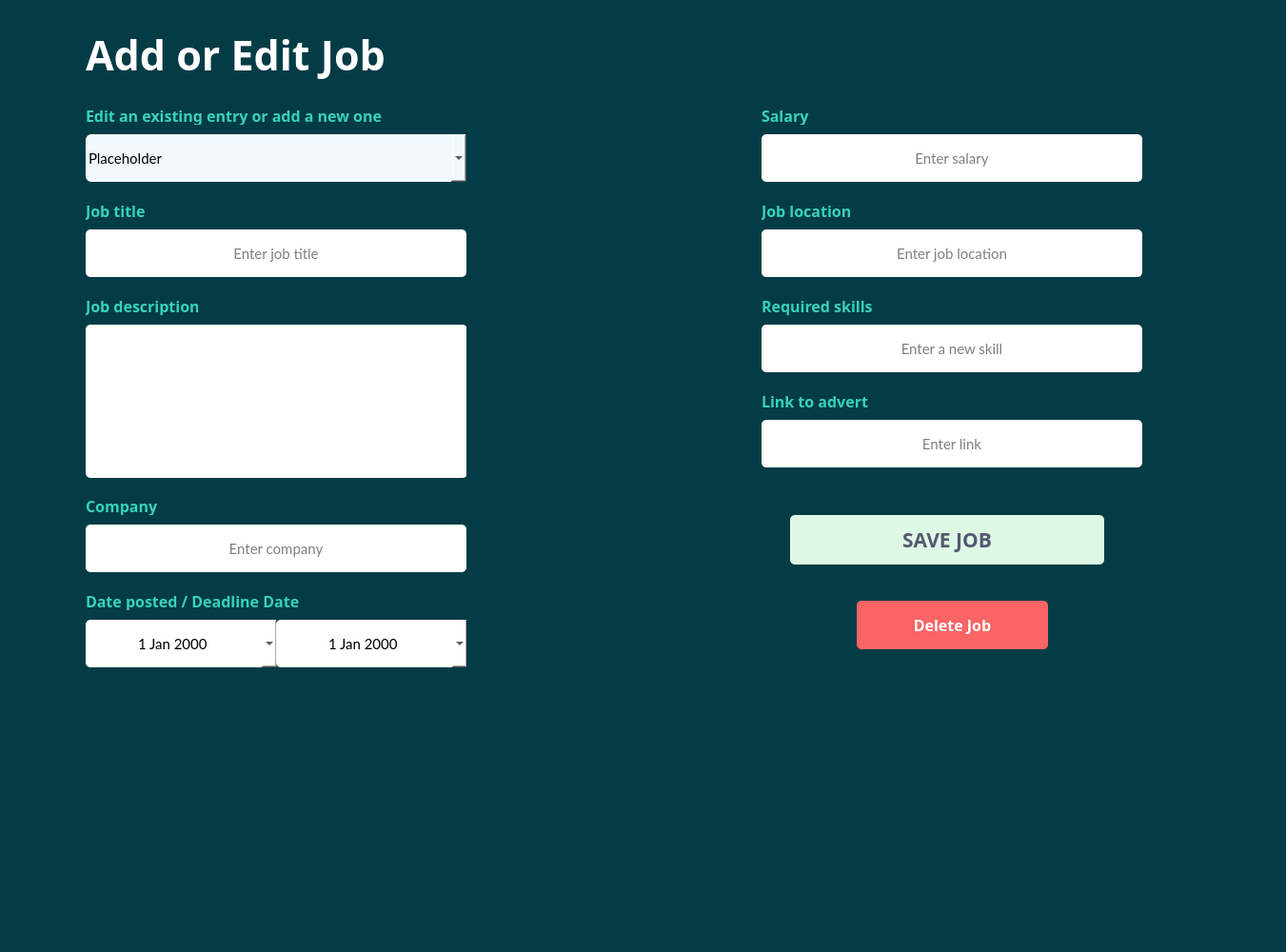
         <widget class="QWidget" name="form_scroll_contents_4">
          <property name="geometry">
           <rect>
            <x>0</x>
            <y>0</y>
            <width>1351</width>
            <height>1000</height>
           </rect>
          </property>
          <property name="minimumSize">
           <size>
            <width>1351</width>
            <height>500</height>
           </size>
          </property>
          <property name="font">
           <font>
            <pointsize>7</pointsize>
           </font>
          </property>
          <property name="styleSheet">
           <string notr="true">background-color: rgb(4, 60, 70);
border-color: rgb(4, 60, 70);
border-radius: 30px; 
border: 2px;</string>
          </property>
          <layout class="QGridLayout" name="gridLayout_3">
           <property name="topMargin">
            <number>20</number>
           </property>
           <item row="1" column="2">
            <widget class="QFrame" name="form_frame_right_3">
             <property name="sizePolicy">
              <sizepolicy hsizetype="Fixed" vsizetype="Fixed">
               <horstretch>0</horstretch>
               <verstretch>0</verstretch>
              </sizepolicy>
             </property>
             <property name="minimumSize">
              <size>
               <width>550</width>
               <height>880</height>
              </size>
             </property>
             <property name="styleSheet">
              <string notr="true"/>
             </property>
             <property name="frameShape">
              <enum>QFrame::StyledPanel</enum>
             </property>
             <property name="frameShadow">
              <enum>QFrame::Raised</enum>
             </property>
             <widget class="QLineEdit" name="edit_salary_2">
              <property name="geometry">
               <rect>
                <x>90</x>
                <y>40</y>
                <width>400</width>
                <height>50</height>
               </rect>
              </property>
              <property name="sizePolicy">
               <sizepolicy hsizetype="Fixed" vsizetype="Fixed">
                <horstretch>0</horstretch>
                <verstretch>0</verstretch>
               </sizepolicy>
              </property>
              <property name="minimumSize">
               <size>
                <width>400</width>
                <height>50</height>
               </size>
              </property>
              <property name="font">
               <font>
                <family>Lato</family>
                <pointsize>11</pointsize>
                <weight>50</weight>
                <italic>false</italic>
                <bold>false</bold>
               </font>
              </property>
              <property name="styleSheet">
               <string notr="true">background-color: rgb(255, 255, 255);
font: 11pt &quot;Lato&quot;;
border-color: rgb(255, 255, 255);
border-radius: 5px; 
border: 2px;</string>
              </property>
              <property name="text">
               <string/>
              </property>
              <property name="echoMode">
               <enum>QLineEdit::Normal</enum>
              </property>
              <property name="cursorPosition">
               <number>0</number>
              </property>
              <property name="alignment">
               <set>Qt::AlignCenter</set>
              </property>
              <property name="placeholderText">
               <string>Enter salary</string>
              </property>
              <property name="clearButtonEnabled">
               <bool>true</bool>
              </property>
             </widget>
             <widget class="QLabel" name="lbl_salary_2">
              <property name="geometry">
               <rect>
                <x>90</x>
                <y>10</y>
                <width>142</width>
                <height>20</height>
               </rect>
              </property>
              <property name="sizePolicy">
               <sizepolicy hsizetype="Fixed" vsizetype="Fixed">
                <horstretch>0</horstretch>
                <verstretch>0</verstretch>
               </sizepolicy>
              </property>
              <property name="font">
               <font>
                <family>IBM Plex Sans</family>
                <pointsize>12</pointsize>
                <weight>75</weight>
                <bold>true</bold>
               </font>
              </property>
              <property name="styleSheet">
               <string notr="true">color: rgb(54, 210, 189);</string>
              </property>
              <property name="text">
               <string>Salary</string>
              </property>
             </widget>
             <widget class="QLineEdit" name="edit_location_4">
              <property name="geometry">
               <rect>
                <x>90</x>
                <y>140</y>
                <width>400</width>
                <height>50</height>
               </rect>
              </property>
              <property name="sizePolicy">
               <sizepolicy hsizetype="Fixed" vsizetype="Fixed">
                <horstretch>0</horstretch>
                <verstretch>0</verstretch>
               </sizepolicy>
              </property>
              <property name="minimumSize">
               <size>
                <width>400</width>
                <height>50</height>
               </size>
              </property>
              <property name="font">
               <font>
                <family>Lato</family>
                <pointsize>11</pointsize>
                <weight>50</weight>
                <italic>false</italic>
                <bold>false</bold>
               </font>
              </property>
              <property name="styleSheet">
               <string notr="true">background-color: rgb(255, 255, 255);
font: 11pt &quot;Lato&quot;;
border-color: rgb(255, 255, 255);
border-radius: 5px; 
border: 2px;</string>
              </property>
              <property name="text">
               <string/>
              </property>
              <property name="echoMode">
               <enum>QLineEdit::Normal</enum>
              </property>
              <property name="cursorPosition">
               <number>0</number>
              </property>
              <property name="alignment">
               <set>Qt::AlignCenter</set>
              </property>
              <property name="placeholderText">
               <string>Enter job location</string>
              </property>
              <property name="clearButtonEnabled">
               <bool>true</bool>
              </property>
             </widget>
             <widget class="QLabel" name="lbl_job_loc_2">
              <property name="geometry">
               <rect>
                <x>90</x>
                <y>110</y>
                <width>142</width>
                <height>20</height>
               </rect>
              </property>
              <property name="sizePolicy">
               <sizepolicy hsizetype="Fixed" vsizetype="Fixed">
                <horstretch>0</horstretch>
                <verstretch>0</verstretch>
               </sizepolicy>
              </property>
              <property name="font">
               <font>
                <family>IBM Plex Sans</family>
                <pointsize>12</pointsize>
                <weight>75</weight>
                <bold>true</bold>
               </font>
              </property>
              <property name="styleSheet">
               <string notr="true">color: rgb(54, 210, 189);</string>
              </property>
              <property name="text">
               <string>Job location</string>
              </property>
             </widget>
             <widget class="QLabel" name="lbl_skills_2">
              <property name="geometry">
               <rect>
                <x>90</x>
                <y>210</y>
                <width>142</width>
                <height>20</height>
               </rect>
              </property>
              <property name="sizePolicy">
               <sizepolicy hsizetype="Fixed" vsizetype="Fixed">
                <horstretch>0</horstretch>
                <verstretch>0</verstretch>
               </sizepolicy>
              </property>
              <property name="font">
               <font>
                <family>IBM Plex Sans</family>
                <pointsize>12</pointsize>
                <weight>75</weight>
                <bold>true</bold>
               </font>
              </property>
              <property name="styleSheet">
               <string notr="true">color: rgb(54, 210, 189);</string>
              </property>
              <property name="text">
               <string>Required skills</string>
              </property>
             </widget>
             <widget class="QLineEdit" name="edit_skill_2">
              <property name="geometry">
               <rect>
                <x>90</x>
                <y>240</y>
                <width>400</width>
                <height>50</height>
               </rect>
              </property>
              <property name="sizePolicy">
               <sizepolicy hsizetype="Fixed" vsizetype="Fixed">
                <horstretch>0</horstretch>
                <verstretch>0</verstretch>
               </sizepolicy>
              </property>
              <property name="minimumSize">
               <size>
                <width>400</width>
                <height>50</height>
               </size>
              </property>
              <property name="font">
               <font>
                <family>Lato</family>
                <pointsize>11</pointsize>
                <weight>50</weight>
                <italic>false</italic>
                <bold>false</bold>
               </font>
              </property>
              <property name="styleSheet">
               <string notr="true">background-color: rgb(255, 255, 255);
font: 11pt &quot;Lato&quot;;
border-color: rgb(255, 255, 255);
border-radius: 5px; 
border: 2px;</string>
              </property>
              <property name="text">
               <string/>
              </property>
              <property name="echoMode">
               <enum>QLineEdit::Normal</enum>
              </property>
              <property name="cursorPosition">
               <number>0</number>
              </property>
              <property name="alignment">
               <set>Qt::AlignCenter</set>
              </property>
              <property name="placeholderText">
               <string>Enter a new skill</string>
              </property>
              <property name="clearButtonEnabled">
               <bool>true</bool>
              </property>
             </widget>
             <widget class="QPushButton" name="btn_save_job">
              <property name="geometry">
               <rect>
                <x>120</x>
                <y>440</y>
                <width>330</width>
                <height>52</height>
               </rect>
              </property>
              <property name="sizePolicy">
               <sizepolicy hsizetype="Fixed" vsizetype="Fixed">
                <horstretch>0</horstretch>
                <verstretch>0</verstretch>
               </sizepolicy>
              </property>
              <property name="font">
               <font>
                <family>IBM Plex Sans</family>
                <pointsize>16</pointsize>
                <weight>75</weight>
                <bold>true</bold>
               </font>
              </property>
              <property name="styleSheet">
               <string notr="true">color: rgb(84, 88, 113);
border-radius: 5px; 
border: 2px;
background-color: rgb(221, 249, 229);
border-color: rgb(221, 249, 229);</string>
              </property>
              <property name="text">
               <string>SAVE JOB</string>
              </property>
             </widget>
             <widget class="QLineEdit" name="edit_advert_link">
              <property name="geometry">
               <rect>
                <x>90</x>
                <y>340</y>
                <width>400</width>
                <height>50</height>
               </rect>
              </property>
              <property name="sizePolicy">
               <sizepolicy hsizetype="Fixed" vsizetype="Fixed">
                <horstretch>0</horstretch>
                <verstretch>0</verstretch>
               </sizepolicy>
              </property>
              <property name="minimumSize">
               <size>
                <width>400</width>
                <height>50</height>
               </size>
              </property>
              <property name="font">
               <font>
                <family>Lato</family>
                <pointsize>11</pointsize>
                <weight>50</weight>
                <italic>false</italic>
                <bold>false</bold>
               </font>
              </property>
              <property name="styleSheet">
               <string notr="true">background-color: rgb(255, 255, 255);
font: 11pt &quot;Lato&quot;;
border-color: rgb(255, 255, 255);
border-radius: 5px; 
border: 2px;</string>
              </property>
              <property name="text">
               <string/>
              </property>
              <property name="echoMode">
               <enum>QLineEdit::Normal</enum>
              </property>
              <property name="cursorPosition">
               <number>0</number>
              </property>
              <property name="alignment">
               <set>Qt::AlignCenter</set>
              </property>
              <property name="placeholderText">
               <string>Enter link</string>
              </property>
              <property name="clearButtonEnabled">
               <bool>true</bool>
              </property>
             </widget>
             <widget class="QLabel" name="lbl_advert_link">
              <property name="geometry">
               <rect>
                <x>90</x>
                <y>310</y>
                <width>171</width>
                <height>20</height>
               </rect>
              </property>
              <property name="sizePolicy">
               <sizepolicy hsizetype="Fixed" vsizetype="Fixed">
                <horstretch>0</horstretch>
                <verstretch>0</verstretch>
               </sizepolicy>
              </property>
              <property name="font">
               <font>
                <family>IBM Plex Sans</family>
                <pointsize>12</pointsize>
                <weight>75</weight>
                <bold>true</bold>
               </font>
              </property>
              <property name="styleSheet">
               <string notr="true">color: rgb(54, 210, 189);</string>
              </property>
              <property name="text">
               <string>Link to advert</string>
              </property>
             </widget>
             <widget class="QPushButton" name="delete_job">
              <property name="geometry">
               <rect>
                <x>190</x>
                <y>530</y>
                <width>201</width>
                <height>51</height>
               </rect>
              </property>
              <property name="font">
               <font>
                <family>IBM Plex Sans</family>
                <pointsize>12</pointsize>
                <weight>75</weight>
                <bold>true</bold>
               </font>
              </property>
              <property name="styleSheet">
               <string notr="true">background-color: rgb(249, 100, 100);
border-color: rgb(249, 100, 100);
color: rgb(255, 255, 255);
border-radius: 5px; 
border: 2px;</string>
              </property>
              <property name="text">
               <string>Delete Job</string>
              </property>
              <property name="flat">
               <bool>true</bool>
              </property>
             </widget>
            </widget>
           </item>
           <item row="1" column="0">
            <widget class="QFrame" name="form_frame_left_3">
             <property name="sizePolicy">
              <sizepolicy hsizetype="Fixed" vsizetype="Fixed">
               <horstretch>0</horstretch>
               <verstretch>0</verstretch>
              </sizepolicy>
             </property>
             <property name="minimumSize">
              <size>
               <width>400</width>
               <height>880</height>
              </size>
             </property>
             <property name="styleSheet">
              <string notr="true"/>
             </property>
             <property name="frameShape">
              <enum>QFrame::StyledPanel</enum>
             </property>
             <property name="frameShadow">
              <enum>QFrame::Raised</enum>
             </property>
             <widget class="QLabel" name="lbl_job_title_2">
              <property name="geometry">
               <rect>
                <x>0</x>
                <y>110</y>
                <width>171</width>
                <height>20</height>
               </rect>
              </property>
              <property name="sizePolicy">
               <sizepolicy hsizetype="Fixed" vsizetype="Fixed">
                <horstretch>0</horstretch>
                <verstretch>0</verstretch>
               </sizepolicy>
              </property>
              <property name="font">
               <font>
                <family>IBM Plex Sans</family>
                <pointsize>12</pointsize>
                <weight>75</weight>
                <bold>true</bold>
               </font>
              </property>
              <property name="styleSheet">
               <string notr="true">color: rgb(54, 210, 189);</string>
              </property>
              <property name="text">
               <string>Job title</string>
              </property>
             </widget>
             <widget class="QLineEdit" name="edit_job_title_2">
              <property name="geometry">
               <rect>
                <x>0</x>
                <y>140</y>
                <width>400</width>
                <height>50</height>
               </rect>
              </property>
              <property name="sizePolicy">
               <sizepolicy hsizetype="Fixed" vsizetype="Fixed">
                <horstretch>0</horstretch>
                <verstretch>0</verstretch>
               </sizepolicy>
              </property>
              <property name="minimumSize">
               <size>
                <width>400</width>
                <height>50</height>
               </size>
              </property>
              <property name="font">
               <font>
                <family>Lato</family>
                <pointsize>11</pointsize>
                <weight>50</weight>
                <italic>false</italic>
                <bold>false</bold>
               </font>
              </property>
              <property name="styleSheet">
               <string notr="true">background-color: rgb(255, 255, 255);
font: 11pt &quot;Lato&quot;;
border-color: rgb(255, 255, 255);
border-radius: 5px; 
border: 2px;</string>
              </property>
              <property name="text">
               <string/>
              </property>
              <property name="echoMode">
               <enum>QLineEdit::Normal</enum>
              </property>
              <property name="cursorPosition">
               <number>0</number>
              </property>
              <property name="alignment">
               <set>Qt::AlignCenter</set>
              </property>
              <property name="placeholderText">
               <string>Enter job title</string>
              </property>
              <property name="clearButtonEnabled">
               <bool>true</bool>
              </property>
             </widget>
             <widget class="QLabel" name="lbl_edit_job_2">
              <property name="geometry">
               <rect>
                <x>0</x>
                <y>10</y>
                <width>391</width>
                <height>20</height>
               </rect>
              </property>
              <property name="sizePolicy">
               <sizepolicy hsizetype="Fixed" vsizetype="Fixed">
                <horstretch>0</horstretch>
                <verstretch>0</verstretch>
               </sizepolicy>
              </property>
              <property name="font">
               <font>
                <family>IBM Plex Sans</family>
                <pointsize>12</pointsize>
                <weight>75</weight>
                <bold>true</bold>
               </font>
              </property>
              <property name="styleSheet">
               <string notr="true">color: rgb(54, 210, 189);</string>
              </property>
              <property name="text">
               <string>Edit an existing entry or add a new one</string>
              </property>
             </widget>
             <widget class="QComboBox" name="edit_job_dropdown_2">
              <property name="geometry">
               <rect>
                <x>0</x>
                <y>40</y>
                <width>400</width>
                <height>50</height>
               </rect>
              </property>
              <property name="sizePolicy">
               <sizepolicy hsizetype="Fixed" vsizetype="Fixed">
                <horstretch>0</horstretch>
                <verstretch>0</verstretch>
               </sizepolicy>
              </property>
              <property name="minimumSize">
               <size>
                <width>400</width>
                <height>50</height>
               </size>
              </property>
              <property name="font">
               <font>
                <family>Lato</family>
                <pointsize>11</pointsize>
               </font>
              </property>
              <property name="styleSheet">
               <string notr="true">background-color: rgb(241, 249, 255);
border-color: rgb(188, 224, 253);
border-radius: 6px;
padding: 3px 3px 3px 3px;</string>
              </property>
              <item>
               <property name="text">
                <string>Placeholder</string>
               </property>
              </item>
              <item>
               <property name="text">
                <string>Placeholder</string>
               </property>
              </item>
              <item>
               <property name="text">
                <string>Placeholder</string>
               </property>
              </item>
             </widget>
             <widget class="QLabel" name="lbl_job_desc_2">
              <property name="geometry">
               <rect>
                <x>0</x>
                <y>210</y>
                <width>118</width>
                <height>20</height>
               </rect>
              </property>
              <property name="sizePolicy">
               <sizepolicy hsizetype="Fixed" vsizetype="Fixed">
                <horstretch>0</horstretch>
                <verstretch>0</verstretch>
               </sizepolicy>
              </property>
              <property name="font">
               <font>
                <family>IBM Plex Sans</family>
                <pointsize>12</pointsize>
                <weight>75</weight>
                <bold>true</bold>
               </font>
              </property>
              <property name="styleSheet">
               <string notr="true">color: rgb(54, 210, 189);</string>
              </property>
              <property name="text">
               <string>Job description</string>
              </property>
             </widget>
             <widget class="QLabel" name="lbl_job_dates_2">
              <property name="geometry">
               <rect>
                <x>0</x>
                <y>520</y>
                <width>231</width>
                <height>20</height>
               </rect>
              </property>
              <property name="sizePolicy">
               <sizepolicy hsizetype="Fixed" vsizetype="Fixed">
                <horstretch>0</horstretch>
                <verstretch>0</verstretch>
               </sizepolicy>
              </property>
              <property name="font">
               <font>
                <family>IBM Plex Sans</family>
                <pointsize>12</pointsize>
                <weight>75</weight>
                <bold>true</bold>
               </font>
              </property>
              <property name="styleSheet">
               <string notr="true">color: rgb(54, 210, 189);</string>
              </property>
              <property name="text">
               <string>Date posted / Deadline Date</string>
              </property>
             </widget>
             <widget class="QDateEdit" name="date_posted">
              <property name="geometry">
               <rect>
                <x>0</x>
                <y>550</y>
                <width>201</width>
                <height>50</height>
               </rect>
              </property>
              <property name="sizePolicy">
               <sizepolicy hsizetype="Fixed" vsizetype="Fixed">
                <horstretch>0</horstretch>
                <verstretch>0</verstretch>
               </sizepolicy>
              </property>
              <property name="font">
               <font>
                <family>Lato</family>
                <pointsize>11</pointsize>
                <weight>50</weight>
                <italic>false</italic>
                <bold>false</bold>
               </font>
              </property>
              <property name="styleSheet">
               <string notr="true">background-color: rgb(255, 255, 255);
font: 11pt &quot;Lato&quot;;
border-color: rgb(255, 255, 255);
border-radius: 5px; 
border: 2px;</string>
              </property>
              <property name="inputMethodHints">
               <set>Qt::ImhDate|Qt::ImhPreferNumbers</set>
              </property>
              <property name="alignment">
               <set>Qt::AlignCenter</set>
              </property>
              <property name="buttonSymbols">
               <enum>QAbstractSpinBox::PlusMinus</enum>
              </property>
              <property name="calendarPopup">
               <bool>true</bool>
              </property>
             </widget>
             <widget class="QDateEdit" name="deadline_date">
              <property name="geometry">
               <rect>
                <x>200</x>
                <y>550</y>
                <width>201</width>
                <height>50</height>
               </rect>
              </property>
              <property name="sizePolicy">
               <sizepolicy hsizetype="Fixed" vsizetype="Fixed">
                <horstretch>0</horstretch>
                <verstretch>0</verstretch>
               </sizepolicy>
              </property>
              <property name="font">
               <font>
                <family>Lato</family>
                <pointsize>11</pointsize>
                <weight>50</weight>
                <italic>false</italic>
                <bold>false</bold>
               </font>
              </property>
              <property name="styleSheet">
               <string notr="true">background-color: rgb(255, 255, 255);
font: 11pt &quot;Lato&quot;;
border-color: rgb(255, 255, 255);
border-radius: 5px; 
border: 2px;</string>
              </property>
              <property name="inputMethodHints">
               <set>Qt::ImhDate|Qt::ImhPreferNumbers</set>
              </property>
              <property name="alignment">
               <set>Qt::AlignCenter</set>
              </property>
              <property name="buttonSymbols">
               <enum>QAbstractSpinBox::PlusMinus</enum>
              </property>
              <property name="calendarPopup">
               <bool>true</bool>
              </property>
             </widget>
             <widget class="QTextEdit" name="edit_job_description_2">
              <property name="geometry">
               <rect>
                <x>0</x>
                <y>240</y>
                <width>401</width>
                <height>161</height>
               </rect>
              </property>
              <property name="styleSheet">
               <string notr="true">background-color: rgb(255, 255, 255);
font: 11pt &quot;Lato&quot;;
border-color: rgb(255, 255, 255);
border-radius: 5px; 
border: 2px;</string>
              </property>
             </widget>
             <widget class="QLabel" name="lbl_company_2">
              <property name="geometry">
               <rect>
                <x>0</x>
                <y>420</y>
                <width>171</width>
                <height>20</height>
               </rect>
              </property>
              <property name="sizePolicy">
               <sizepolicy hsizetype="Fixed" vsizetype="Fixed">
                <horstretch>0</horstretch>
                <verstretch>0</verstretch>
               </sizepolicy>
              </property>
              <property name="font">
               <font>
                <family>IBM Plex Sans</family>
                <pointsize>12</pointsize>
                <weight>75</weight>
                <bold>true</bold>
               </font>
              </property>
              <property name="styleSheet">
               <string notr="true">color: rgb(54, 210, 189);</string>
              </property>
              <property name="text">
               <string>Company</string>
              </property>
             </widget>
             <widget class="QLineEdit" name="edit_company">
              <property name="geometry">
               <rect>
                <x>0</x>
                <y>450</y>
                <width>400</width>
                <height>50</height>
               </rect>
              </property>
              <property name="sizePolicy">
               <sizepolicy hsizetype="Fixed" vsizetype="Fixed">
                <horstretch>0</horstretch>
                <verstretch>0</verstretch>
               </sizepolicy>
              </property>
              <property name="minimumSize">
               <size>
                <width>400</width>
                <height>50</height>
               </size>
              </property>
              <property name="font">
               <font>
                <family>Lato</family>
                <pointsize>11</pointsize>
                <weight>50</weight>
                <italic>false</italic>
                <bold>false</bold>
               </font>
              </property>
              <property name="styleSheet">
               <string notr="true">background-color: rgb(255, 255, 255);
font: 11pt &quot;Lato&quot;;
border-color: rgb(255, 255, 255);
border-radius: 5px; 
border: 2px;</string>
              </property>
              <property name="text">
               <string/>
              </property>
              <property name="echoMode">
               <enum>QLineEdit::Normal</enum>
              </property>
              <property name="cursorPosition">
               <number>0</number>
              </property>
              <property name="alignment">
               <set>Qt::AlignCenter</set>
              </property>
              <property name="placeholderText">
               <string>Enter company</string>
              </property>
              <property name="clearButtonEnabled">
               <bool>true</bool>
              </property>
             </widget>
            </widget>
           </item>
           <item row="1" column="1">
            <widget class="QFrame" name="form_frame_middle_3">
             <property name="sizePolicy">
              <sizepolicy hsizetype="Fixed" vsizetype="Fixed">
               <horstretch>0</horstretch>
               <verstretch>0</verstretch>
              </sizepolicy>
             </property>
             <property name="minimumSize">
              <size>
               <width>50</width>
               <height>761</height>
              </size>
             </property>
             <property name="styleSheet">
              <string notr="true"/>
             </property>
             <property name="frameShape">
              <enum>QFrame::StyledPanel</enum>
             </property>
             <property name="frameShadow">
              <enum>QFrame::Raised</enum>
             </property>
            </widget>
           </item>
           <item row="0" column="0">
            <widget class="QLabel" name="lbl_add_edit_job">
             <property name="sizePolicy">
              <sizepolicy hsizetype="Fixed" vsizetype="Fixed">
               <horstretch>0</horstretch>
               <verstretch>0</verstretch>
              </sizepolicy>
             </property>
             <property name="font">
              <font>
               <family>IBM Plex Sans SemiBold</family>
               <pointsize>32</pointsize>
               <weight>75</weight>
               <bold>true</bold>
              </font>
             </property>
             <property name="styleSheet">
              <string notr="true">color: rgb(255, 255, 255);</string>
             </property>
             <property name="text">
              <string>Add or Edit Job</string>
             </property>
             <property name="alignment">
              <set>Qt::AlignLeading|Qt::AlignLeft|Qt::AlignVCenter</set>
             </property>
             <property name="margin">
              <number>0</number>
             </property>
             <property name="indent">
              <number>0</number>
             </property>
            </widget>
           </item>
          </layout>
         </widget>
